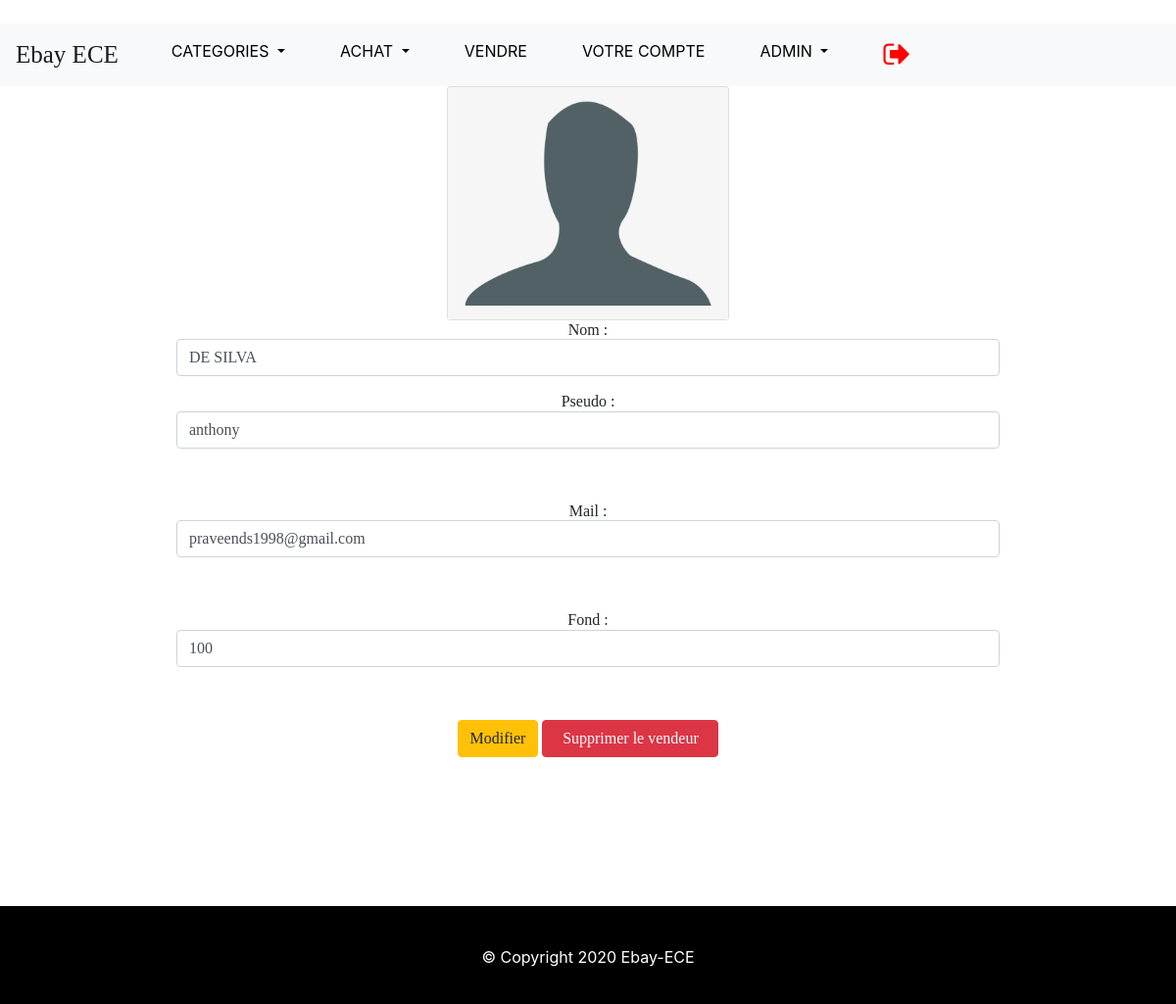
The app's page /ebay/modifierVendeurBis.php?id_vendeur=17 (signed in) with its own data.
### tables this page shows
CREATE TABLE `vendeur` (
  `ID` int(11) NOT NULL,
  `Nom` varchar(255) NOT NULL,
  `Pseudo` varchar(255) NOT NULL,
  `Mail` varchar(255) NOT NULL,
  `Photo` text NOT NULL,
  `Fond` int(11) NOT NULL,
  `Password` varchar(255) NOT NULL,
  `Active` tinyint(4) NOT NULL
);

### ebay/modifierVendeurBis.php (the view, shortened to what this page needs)
<?php include("header.php");
include("menu.php");
if(isset($_GET['id_vendeur']))
{
    $id = $_GET['id_vendeur'];
}
$sql= mysqli_query($con, "SELECT * FROM vendeur WHERE ID='$id'");
$row = mysqli_fetch_array($sql);
$nom = $row['Nom'];
$pseudo = $row['Pseudo'];
$email = $row['Mail'];
$fond = $row['Fond'];
$active = $row['Active'];
$photo = $row['Photo'];
echo "<center><div class='card' style='width: 18rem;'>
      <img class='card-img-top' src='$photo' alt='Profile Photo'>
    </div>";
?>
<form class="settings_form" method="POST">
    <h6>
    <div class="form-group">
        Nom : <input type="text" name="nom" class="form-control" value="<?php echo $nom;  ?>">
    </div>
    <div class="form-group">
        Pseudo : <input type="text" name="pseudo" class="form-control" value="<?php echo $pseudo;  ?>"><br><br>
    </div>
    <div class="form-group">
        Mail : <input type="text" name="email" class="form-control" value="<?php echo $email;  ?>"><br><br>
    </div>
    <div class="form-group">
        Fond : <input type="number" name="fond" class="form-control" value="<?php echo $fond;  ?>"><br><br>
    </div>
    <input type="submit" class="btn btn-warning" name="modifier_vendeur" value="Modifier">
    <input type="submit" class="btn btn-danger" name="supprimer_vendeur" value="Supprimer le vendeur">
    <?php if($active=='0'): ?>
        <input type="submit" class="btn btn-primary" name="accepter_vendeur" value="Accepter le vendeur">
    <?php endif;  ?></center>
</form><br><br>
<?php
include("footer/footer.php");
?>

### ebay/css/styles4.css (style rules this page uses)
body { background-color: rgb(255, 255, 255); }
h6 { font-family: serif; font-size: 1rem; }
.btn-danger { width: 15%; }
.form-group { width: 70%; height: auto; }

### records on screen
vendeur: Photo (picture), nom "DE SILVA", pseudo "anthony", email "praveends1998@gmail.com", fond "100"
